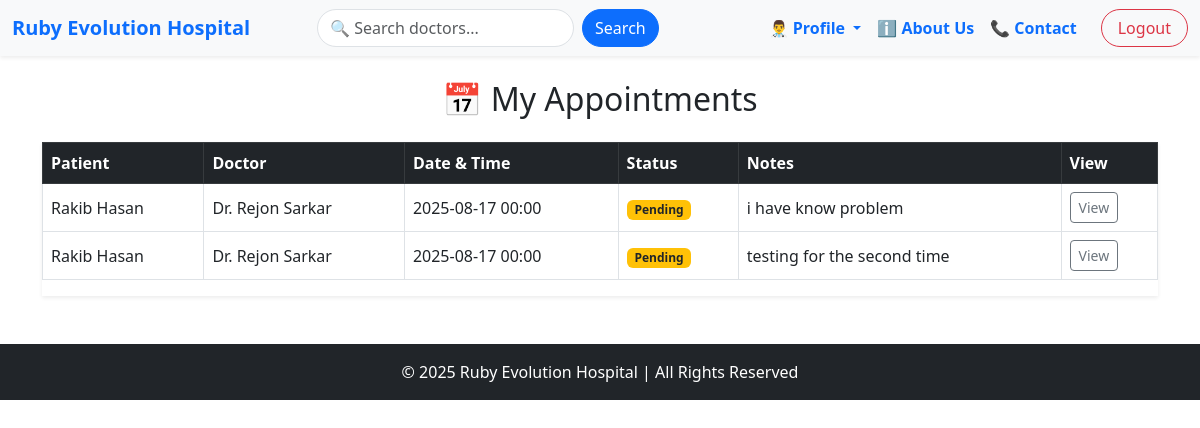
The app's page /appointment/MyAppointments/ (signed in), older data.
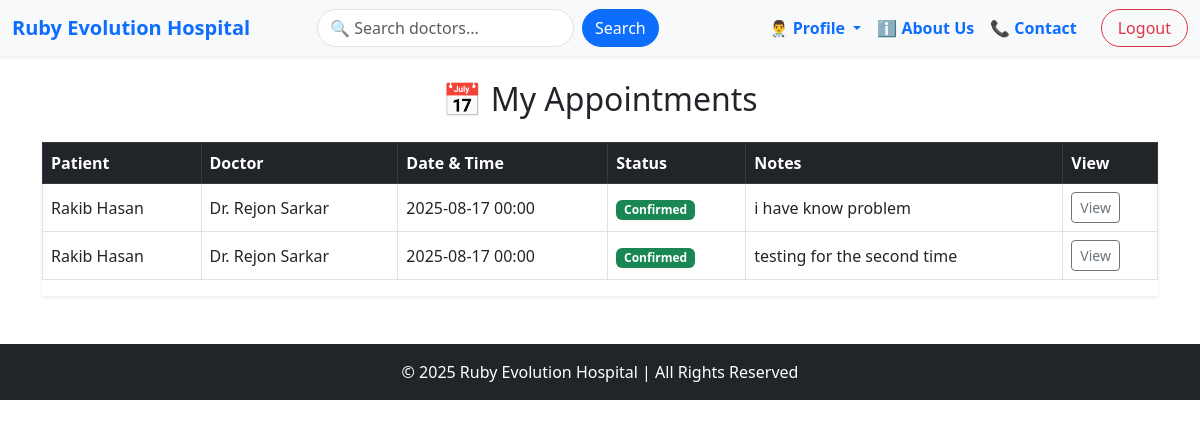
The same page, newer data.
### appointment/models.py (models this page shows, shortened)
class Appointment(models.Model):
    STATUS_CHOICES = [
        ('Pending', 'Pending'),
        ('Confirmed', 'Confirmed'),
        ('Completed', 'Completed'),
        ('Cancelled', 'Cancelled'),
    ]
    patient = models.ForeignKey(PatientProfile, on_delete=models.CASCADE)
    doctor = models.ForeignKey(DoctorProfile, on_delete=models.CASCADE)
    appointment_date = models.DateTimeField()
    status = models.CharField(max_length=20, choices=STATUS_CHOICES, default='Pending')
    notes = models.TextField(null=True, blank=True)
    created_at = models.DateTimeField(auto_now_add=True)

### accounts/models.py (models this page shows, shortened)
class PatientProfile(models.Model):
    BLOOD_GROUP_CHOICES = [
        ('A+', 'A+'), ('A-', 'A-'),
        ('B+', 'B+'), ('B-', 'B-'),
        ('O+', 'O+'), ('O-', 'O-'),
        ('AB+', 'AB+'), ('AB-', 'AB-'),
    ]
    STATUS_CHOICES = [
        ('Outpatient', 'Outpatient'),
        ('Inpatient', 'Inpatient'),
        ('Discharged', 'Discharged'),
    ]
    GENDER_CHOICES = [
        ('Male', 'Male'),
        ('Female', 'Female'),
        ('Other', 'Other'),
    ]
    user = models.OneToOneField(CustomUser, on_delete=models.CASCADE)
    profile_picture = models.ImageField(upload_to='patient_profiles/', null=True, blank=True)
    date_of_birth = models.DateField(null=True, blank=True)
    gender = models.CharField(max_length=10, choices=GENDER_CHOICES, null=True, blank=True)
    contact_number = models.CharField(max_length=15, null=True, blank=True)
    address = models.TextField(null=True, blank=True)
    blood_group = models.CharField(max_length=3, choices=BLOOD_GROUP_CHOICES, null=True, blank=True)
    allergies = models.TextField(null=True, blank=True)
    emergency_contact_number = models.CharField(max_length=15, null=True, blank=True)
    status = models.CharField(max_length=20, choices=STATUS_CHOICES, default='Outpatient')

class CustomUser(AbstractUser):
    ROLE_CHOICES = (
        ('admin', 'Admin'),
        ('doctor', 'Doctor'),
        ('patient', 'Patient'),
        ('staff', 'Staff'),
    )
    CURRENT_STATUS = [
        ('apporved','Approved'),
        ('panding','Panding'),
        ('cancel','Cancel'),
    ]
    first_name = models.CharField(max_length=50,null=True)
    last_name = models.CharField(max_length=50,null=True)
    role = models.CharField(choices=ROLE_CHOICES, max_length=50,null=True, blank=True)
    current_status = models.CharField(choices=CURRENT_STATUS, max_length=50,default='panding')

class DoctorProfile(models.Model):
    DEPARTMENT_CHOICES = [
        ('Cardiology', 'Cardiology'),
        ('Neurology', 'Neurology'),
        ('Orthopedics', 'Orthopedics'),
        ('Pediatrics', 'Pediatrics'),
        ('General', 'General'),
        ('Dermatology', 'Dermatology'),
        ('Gynecology', 'Gynecology'),
    ]
    user = models.OneToOneField(CustomUser, on_delete=models.CASCADE,related_name='doctor')
    profile_picture = models.ImageField(upload_to='doctor_profiles/', null=True, blank=True)
    contact_number = models.CharField(max_length=15, null=True, blank=True)
    department = models.CharField(max_length=50, choices=DEPARTMENT_CHOICES, default='General')
    specialization = models.CharField(max_length=100, null=True, blank=True)
    qualification = models.CharField(max_length=200, null=True, blank=True)
    bio = models.TextField(null=True,blank=True)
    experience = models.PositiveIntegerField(default=0)
    consultation_fee = models.DecimalField(max_digits=8, decimal_places=2, default=0.00)
    availability_status = models.BooleanField(default=True)

### appointment/views.py (the view)
# urls.py: path('MyAppointments/', MyAppointments.as_view(), name='MyAppointments'),
class MyAppointments(LoginRequiredMixin, View):
    def get(self, request):
        if request.user.role == 'patient':
            patient = PatientProfile.objects.get(user=request.user)
            appointments = Appointment.objects.filter(patient=patient).select_related('diagnosis').order_by('-created_at')
        elif request.user.role == 'doctor':
            doctor = DoctorProfile.objects.get(user=request.user)
            appointments = Appointment.objects.filter(doctor=doctor).select_related('diagnosis').order_by('-created_at')
        else:
            appointments = Appointment.objects.all().select_related('diagnosis')
        return render(request, 'consultation/myAppointmentList.html', {'appointments': appointments})

### appointment/templates/consultation/myAppointmentList.html (shortened to what this page needs)
{% extends "base.html" %}
{% block content %}
<div class="container mt-4">
    <h2 class="mb-4 text-center">📅 My Appointments</h2>
    {% if appointments %}
        <div class="table-responsive shadow-sm">
            <table class="table table-hover table-bordered align-middle">
                <thead class="table-dark">
                    <tr>
                        {% if request.user.role == "patient" %}
                            <th>Doctor</th>
                        {% elif request.user.role == "doctor" %}
                            <th>Patient</th>
                        {% else %}
                            <th>Patient</th>
                            <th>Doctor</th>
                        {% endif %}
                        <th>Date & Time</th>
                        <th>Status</th>
                        <th>Notes</th>
                        <th>View</th>
                    </tr>
                </thead>
                <tbody>
                    {% for appointment in appointments %}
                        <tr>
                            {% if request.user.role == "patient" %}
                                <td>
                                    <a href="{% url 'doctorDetail' appointment.doctor.id %}" class="text-decoration-none">
                                        Dr. {{ appointment.doctor.user.get_full_name }}
                                    </a>
                                </td>
                            {% elif request.user.role == "doctor" %}
                                <td>
                                    <a href="{% url 'patientDetail' appointment.patient.id %}" class="text-decoration-none">
                                        {{ appointment.patient.user.get_full_name }}
                                    </a>
                                </td>
                            {% else %}
                                <td>{{ appointment.patient.user.get_full_name }}</td>
                                <td>Dr. {{ appointment.doctor.user.get_full_name }}</td>
                            {% endif %}
                            <td>{{ appointment.appointment_date|date:"Y-m-d H:i" }}</td>
                            <td>
                                {% if appointment.status == "Pending" %}
                                    <span class="badge bg-warning text-dark">Pending</span>
                                {% elif appointment.status == "Confirmed" %}
                                    <span class="badge bg-success">Confirmed</span>
                                {% elif appointment.status == "Completed" %}
                                    <span class="badge bg-primary">Completed</span>
                                {% elif appointment.status == "Cancelled" %}
                                    <span class="badge bg-danger">Cancelled</span>
                                {% endif %}
                            </td>
                            <td>{{ appointment.notes|default:"-" }}</td>
                            <td>
                                {% if appointment.status == "Completed" and appointment.diagnosis %}
                                    <a href="{% url 'DiagnosisDetail' appointment.diagnosis.id %}" class="btn btn-sm btn-outline-primary">View Diagnosis</a>
                                {% else %}
                                    <a href="{% url 'patientNoteDetail' appointment.id %}" class="btn btn-sm btn-outline-secondary">View</a>
                                {% endif %}
                            </td>
                        </tr>
                    {% endfor %}
                </tbody>
            </table>
        </div>
    {% else %}
        <p class="text-center text-muted">No appointments found.</p>
    {% endif %}
</div>
{% endblock %}

Row changes from the older to the newer data that the page shows:
changed Appointment "i have know problem": status "Pending" → "Confirmed"
changed Appointment "testing for the second time": status "Pending" → "Confirmed"
